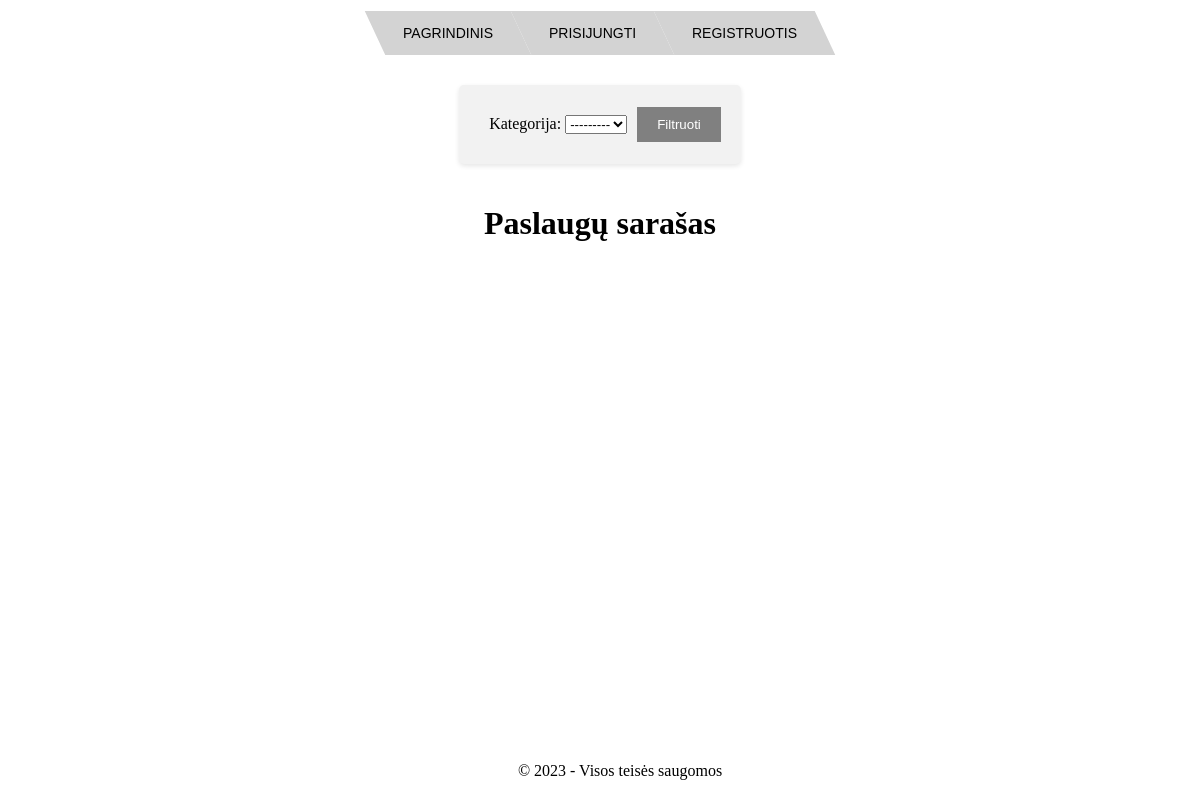
/servicesApp/services_list/, run on an earlier commit of the app's database.
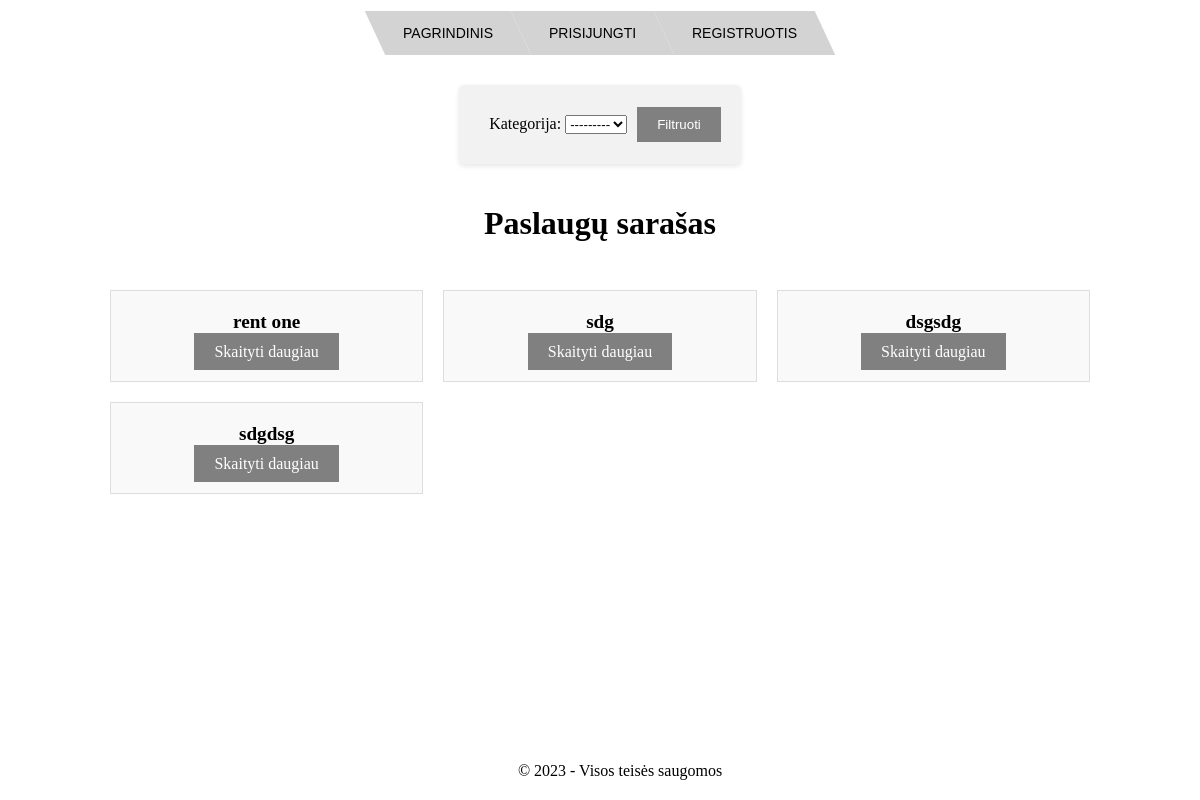
And on a later commit of the database.
### servicesApp/models.py (models this page shows, shortened)
class Service(models.Model):
    RENT = 'rent'
    SALE = 'sale'
    TYPE_CHOICES = [
        (RENT, 'Nuomojami'),
        (SALE, 'Parduodami'),
    ]
    name = models.CharField(max_length=100)
    description = models.TextField()
    price = models.DecimalField(max_digits=10, decimal_places=2)
    type = models.CharField(max_length=5, choices=TYPE_CHOICES, default=SALE)
    category = models.ForeignKey(Category, on_delete=models.CASCADE)
    stock = models.PositiveIntegerField(default=0)

### servicesApp/views.py (the view)
# urls.py: path('services_list/', views.services_list, name='services_list'),
def services_list(request):
    form = ServiceSearchForm(request.GET)
    services = Service.objects.all()
    if form.is_valid():
        if form.cleaned_data['search_category']:
            services = services.filter(category=form.cleaned_data['search_category'])
    return render(request, 'servicesApp/services_list.html', {'services': services, 'form': form})

### servicesApp/forms.py
class ServiceSearchForm(forms.Form):
    search_category = forms.ModelChoiceField(required=False, queryset=Category.objects.all(), label="Kategorija")

### servicesApp/models.py (called while the page is built)
    def __str__(self):
        return self.name

### servicesApp/templates/servicesApp/services_list.html
{% extends 'base.html' %}
{% block content %}
  <div class="search-form-container">
    <form method="get" action="{% url 'servicesApp:services_list' %}" class="search-form">
      <div class="form-field">
        {{ form.search_category.label_tag }} {{ form.search_category }}
      </div>
      <input type="submit" value="Filtruoti" class="search-button">
    </form>
  </div>
  <div class="services">
    <h1>Paslaugų sarašas</h1>
    <ul>
      {% for service in services %}
      <li>
        <h2>{{ service.name }}</h2>
        <div class="button-container">
          <a href="{% url 'servicesApp:service_detail' service.pk %}">Skaityti daugiau</a>
        </div>
      </li>
      {% endfor %}
    </ul>
  </div>
{% endblock %}

What changed in the data, as far as the page shows it:
added Service: name "rent one"
added Service: name "sdg"
added Service: name "dsgsdg"
added Service: name "sdgdsg"
